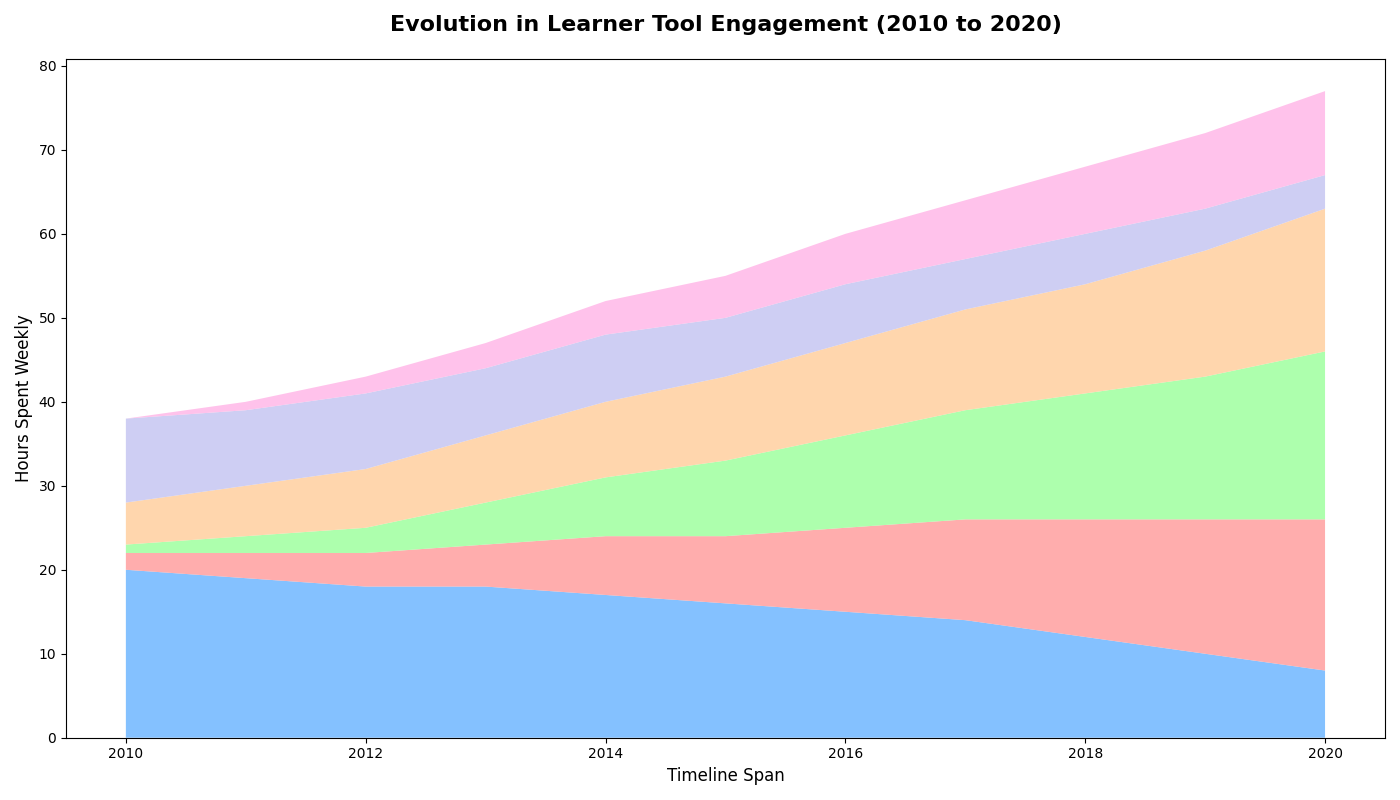

This figure's Python source:
import matplotlib.pyplot as plt
import numpy as np

years = np.arange(2010, 2021)

books = [20, 19, 18, 18, 17, 16, 15, 14, 12, 10, 8]
online_courses = [2, 3, 4, 5, 7, 8, 10, 12, 14, 16, 18]
educational_apps = [1, 2, 3, 5, 7, 9, 11, 13, 15, 17, 20]
videos = [5, 6, 7, 8, 9, 10, 11, 12, 13, 15, 17]
tutoring = [10, 9, 9, 8, 8, 7, 7, 6, 6, 5, 4]
podcasts = [0, 1, 2, 3, 4, 5, 6, 7, 8, 9, 10]

plt.figure(figsize=(14, 8))

plt.stackplot(years, books, online_courses, educational_apps, videos, tutoring, podcasts,
              colors=['#66b2ff', '#ff9999', '#99ff99', '#ffcc99', '#c2c2f0', '#ffb3e6'], alpha=0.8)

plt.title("Evolution in Learner Tool Engagement (2010 to 2020)", fontsize=16, fontweight='bold', pad=20)
plt.xlabel("Timeline Span", fontsize=12)
plt.ylabel("Hours Spent Weekly", fontsize=12)

plt.tight_layout()

plt.show()
